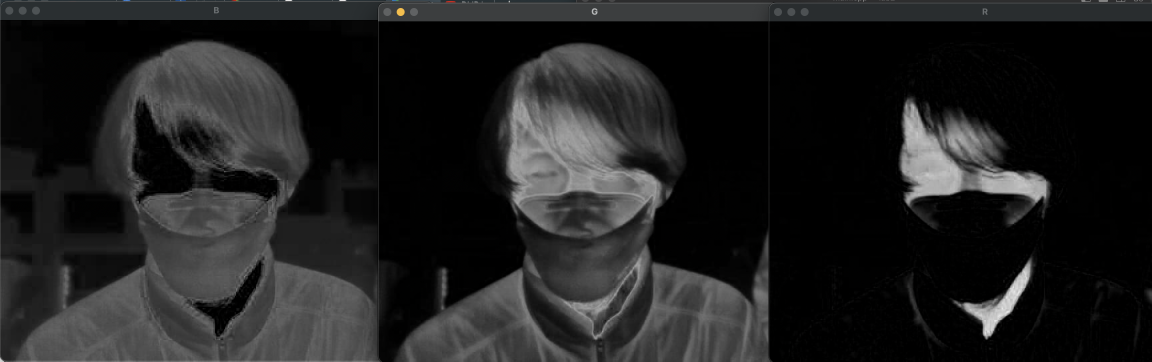
//> input picture lab2/image/BGR_Scale_Split.png, 3456 x 1084 px, given in place of IR_DEMO_cut.avi, which was not available (shown at 1/3 size)
$ ./DLIP_LAB2_21900575_이찬근   (built with g++ and OpenCV 4)
//> lines starting //> are read from the running program, lines starting //| are printed output that depends on the picture; after the words box and inside, x2 and y2 are one past the last pixel; in counts of white or black regions, pixels touching at a corner belong together; pictures that were not available may be replaced by others from this repository, and a replacement may not be noted
#include <ctype.h>
#include <iostream>
#include <opencv2/opencv.hpp>

using namespace cv;
using namespace std;

//imageprocessing
void preProcessing(Mat &input, Mat &output1, Mat &output2);

//find out the max area and index
void extractObject( vector<vector<Point> > &contours, double &max_area,int &max_index);

//color sort
void getValue(Mat &input, vector<float> &color_value);

//calculate color
float calColor(vector<float> &color_value);

//show result
void drawOutput(Mat &input, vector<vector<Point> > &contours, int &max_index, vector<float> &color_value, float &color_avg);

int main(){
   VideoCapture cap("IR_DEMO_cut.avi");

   if(!cap.isOpened()){
    printf("Can't open the video");
    return -1;
   }
   Mat img;
   Mat img_hsv;
   Mat img_hsv_processed;
   vector<float> color_value;

   while(1){
    	cap >> img;
//> img is the input picture: 1084 rows x 3456 cols, CV_8UC3; mean B, G, R 31.7, 31.7, 31.5
		if (img.empty()){
			printf("Fin");
			return 0;
		}

        preProcessing(img, img_hsv,img_hsv_processed);

        //see processed image
        imshow("camera img1", img_hsv_processed);

        //find contour
        vector<vector<Point> > contours;
        findContours(img_hsv_processed, contours, CV_RETR_EXTERNAL, CV_CHAIN_APPROX_SIMPLE);
        Mat output = Mat::zeros(img.size(), CV_8UC3);

        int max_index=0;
        double area =0;
        //the widest contour
        extractObject(contours,area,max_index);

        //minimum condition
        if(area>5000){
            Rect rect = boundingRect(contours[max_index]);
            Mat roi = img_hsv(rect);

            getValue(roi, color_value);

            float color_avg;
            color_avg = calColor(color_value);

            //printing output
            drawOutput(img,contours,max_index,color_value,color_avg);
        }
        imshow("camera img2", img);
		if (waitKey(25) == 27){
			break;
        }
    }
   return 0;
}

//imageprocessing
void preProcessing(Mat &input, Mat &output1, Mat &output2) {
    Mat img_hsv, hue, saturation, value;
    vector<Mat> channels;

    cvtColor(input, output1, CV_BGR2HSV);
//> output1: 1084 rows x 3456 cols, CV_8UC3; mean H, S, V 45, 54, 32.1
    //To use the channel of the most distinctive contour
    split(output1, channels);
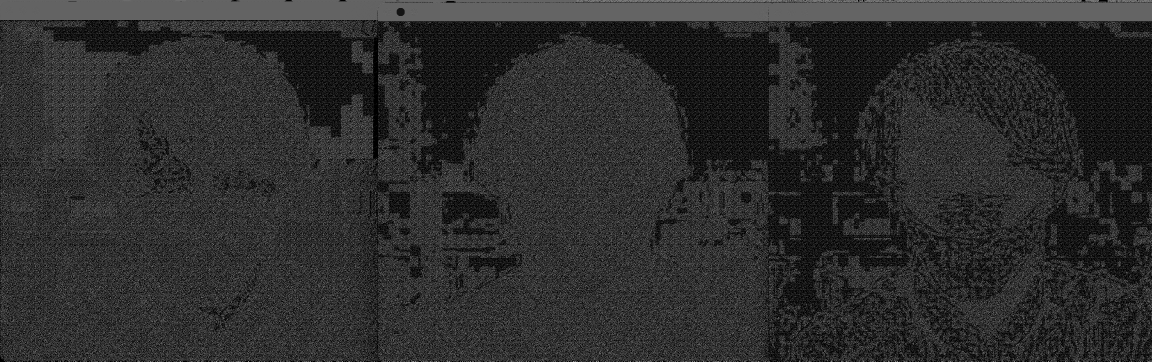
//> channels[0]: 1084 rows x 3456 cols, CV_8UC1 (shown at 1/3 size); min 0, max 179, mean 45
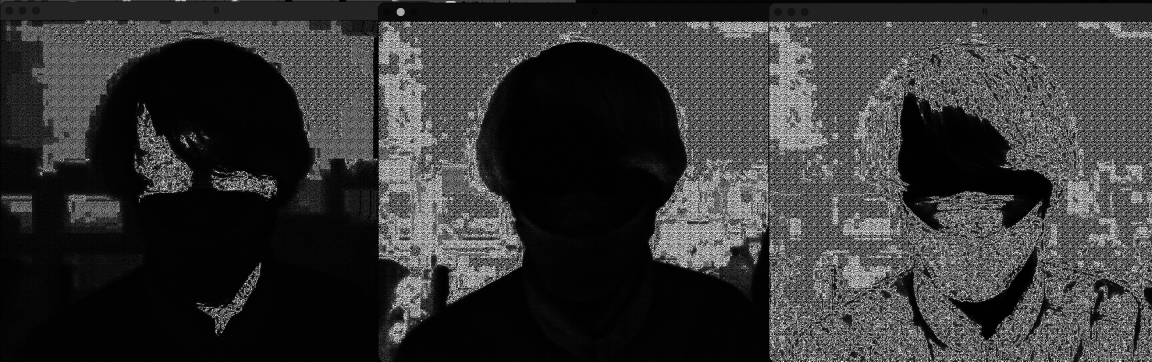
//> channels[1]: 1084 rows x 3456 cols, CV_8UC1 (shown at 1/3 size); min 0, max 255, mean 54
    hue = channels[0];
    saturation = channels[1];
    value = channels[2];

    //hsv to binary image
    inRange(output1, Scalar(0, 0, 145), Scalar(80, 255, 255), output2);
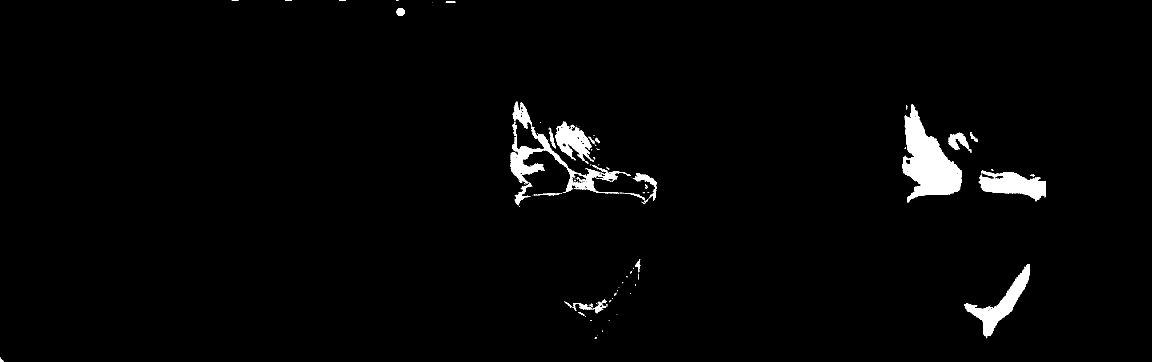
//> output2: 1084 rows x 3456 cols, CV_8UC1 (shown at 1/3 size); 1.4% white in thin lines or dots
    //dilate to make it clear
    Mat kernel = getStructuringElement(MORPH_RECT, Size(3, 3));
    dilate(output2, output2, kernel, Point(-1, -1), 4);
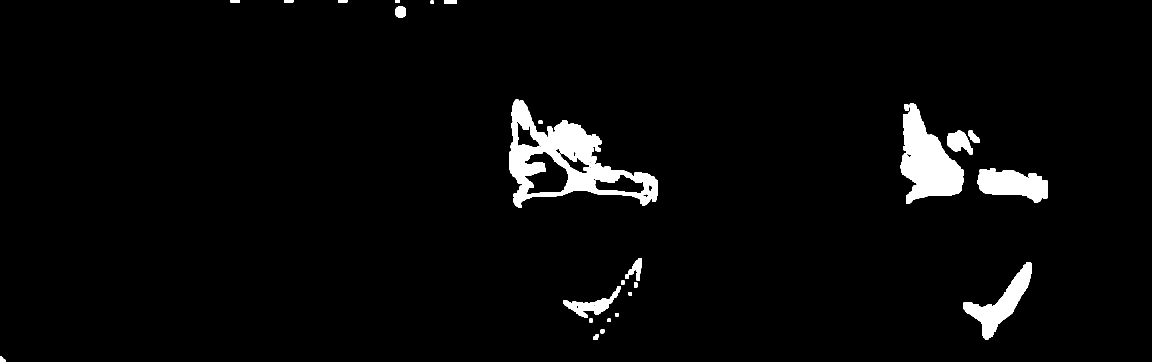
//> output2: 1084 rows x 3456 cols, CV_8UC1 (shown at 1/3 size); 3.3% white; 27 white regions
//> in main, `findContours(img_hsv_processed, contours, CV_RETR_EXTERNAL, CV_CHAIN_A..`: contours = 26 contours; largest, box (x1, y1, x2, y2) and area: (1527, 299, 1974, 624) 68745, (2702, 309, 2890, 612) 30676, (2890, 788, 3094, 1019) 14018, (2931, 504, 3142, 609) 13921, (1690, 859, 1862, 954) 4483
}

//find out the max area and index
void extractObject( vector<vector<Point> > &contours, double &max_area,int &max_index) {
    double max = 0;
    double area = 0;
    //the widest contour
    for (int i = 0; i < contours.size(); i++) {
        area = contourArea(contours[i]);
        if (area > max) {
            max = area; // Max area
            max_area=max;
            max_index = i; // Max area's index
        }
    }
//> this loop made 26 passes
//> (area, max, max_area) on passes 1, 2, 8, 11, 18, 19: (144, 144, 144), (186, 186, 186), (4483, 4483, 4483), (14018.5, 14018.5, 14018.5), (30675.5, 30675.5, 30675.5), (68745, 68745, 68745)
//> area on passes 3, 4, 5, 6, 7, 9: 107.5, 80.5, 99, 72, 81, 117
//> after the loop, max = 68745; max_area = 68745; max_index = 18
//> in main, `extractObject(contours,area,max_index);`: area = 68745; max_index = 18
//> in main, `Rect rect = boundingRect(contours[max_index]);`: rect = Rect(1527, 299, 447, 325)
//> in main, `Mat roi = img_hsv(rect);`:
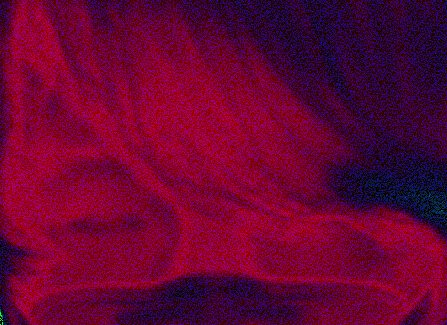
//> roi: 325 rows x 447 cols, CV_8UC3; mean B, G, R 50.5, 2.6, 103.1
}

//color sort
void getValue(Mat &input, vector<float> &color_value) {
    color_value.clear();
    for (int row = 0; row < input.rows; row++) {
        for (int col = 0; col < input.cols; col++) {
            Vec3b hsv = input.at<Vec3b>(row, col);
            float h = hsv.val[2];
            //convert colorvalue 0~255 to 25~40
            color_value.push_back(25 + h / 17);
        }
    }
//> after the loop, color_value = 145275 items
    sort(color_value.begin(), color_value.end());
    reverse(color_value.begin(), color_value.end());
}

//calculate color
float calColor(vector<float> &color_value) {
    float color_avg = 0;
    int k = color_value.size() * 0.03;
//> k = 4358
    for (int j = 0; j < k; j++) {
        color_avg += color_value[j];
    }
//> this loop made 4358 passes
//> color_avg on passes 1 to 3: 35.29, 70.59, 105.8
//> after the loop, color_avg = 149867
    color_avg = color_avg / k;
//> color_avg = 34.39
    return color_avg;
}

//show result
void drawOutput(Mat &input, vector<vector<Point> > &contours, int &max_index, vector<float> &color_value, float &color_avg) {
    ostringstream ss;
    ss << "Max : " << fixed << setprecision(1) << color_value[0] << "avg : " << fixed << setprecision(1) << color_avg << endl;

    drawContours(input, contours, max_index, Scalar(255, 255, 255), 2);
    Rect boxPoint = boundingRect(contours[max_index]);
//> boxPoint = Rect(1527, 299, 447, 325)

    Scalar c;
    if (color_avg >= 38) {
        c = Scalar(0, 0, 255);
        putText(input,"Warning",Point(10,50),2,1,c);
    }else{
        c=Scalar(255,255,255);
    }
    rectangle(input, boxPoint, c, 3);
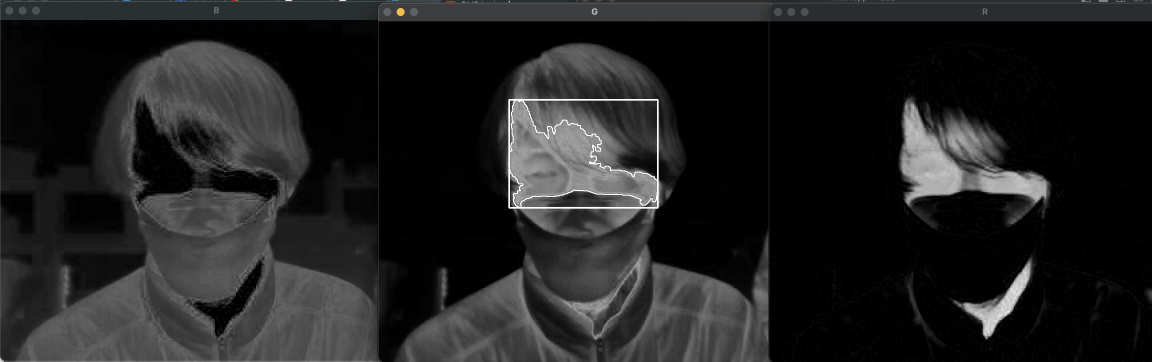
//> input: 1084 rows x 3456 cols, CV_8UC3 (shown at 1/3 size); mean B, G, R 32.3, 32.3, 32.1
    putText(input,ss.str().substr(0,ss.str().length()-1),Point(10,20),1,1,c);
//> input: 1084 rows x 3456 cols, CV_8UC3; 287 pixels changed, all inside (x1, y1, x2, y2) = (12, 10, 180, 23)
//> the Esc key is pressed
}

$ run again, on lab2/image/HSVscale_img.png
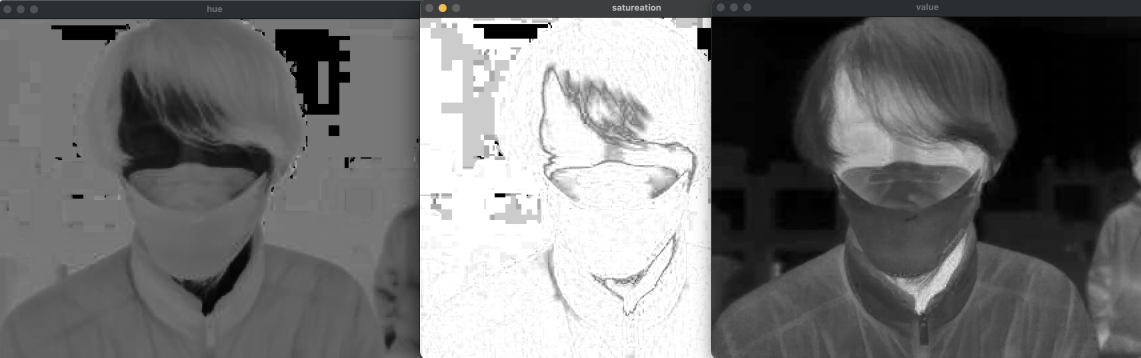
//> input picture lab2/image/HSVscale_img.png, 3422 x 1072 px, given in place of IR_DEMO_cut.avi, which was not available (shown at 1/3 size)
//> img is the input picture: 1072 rows x 3422 cols, CV_8UC3; mean B, G, R 114.2, 114.1, 114
//> output1: 1072 rows x 3422 cols, CV_8UC3; mean H, S, V 47.8, 10.1, 114.5
//> in preProcessing, `dilate(output2, output2, kernel, Point(-1, -1), 4);`:
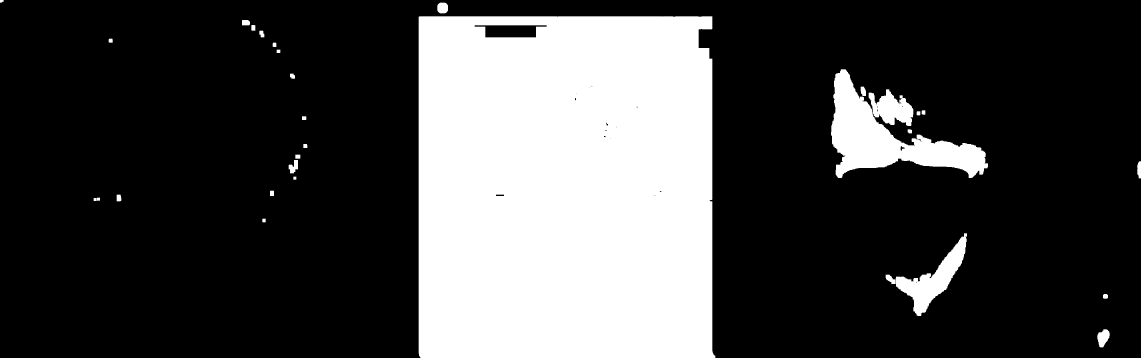
//> output2: 1072 rows x 3422 cols, CV_8UC1 (shown at 1/3 size); 26.8% white; 29 white regions
//> contours = 29 contours; largest, box (x1, y1, x2, y2) and area: (1256, 49, 2146, 1072) 896736, (2493, 208, 2964, 534) 64212, (2657, 700, 2901, 948) 16502, (3292, 988, 3329, 1042) 1306, (1312, 8, 1344, 40) 857
//> the loop in extractObject, `for (int i = 0; i < contours.size(); i++)` made 29 passes
//> (area, max, max_area) on passes 1, 3, 20, 27: (1306, 1306, 1306), (16501.5, 16501.5, 16501.5), (64212.5, 64212.5, 64212.5), (896735.5, 896735.5, 896735.5)
//> after the loop in extractObject, `for (int i = 0; i < contours.size(); i++)`: max = 896735.5; max_index = 26
//> `extractObject(contours,area,max_index);`: area = 896735.5; max_index = 26
//> rect = Rect(1256, 49, 890, 1023)
//> after the loop in getValue, `for (int row = 0; row < input.rows; row++)`: color_value = 910470 items
//> k = 27314
//> the loop in calColor, `for (int j = 0; j < k; j++)` made 27314 passes
//> color_avg on passes 1 to 3: 40, 80, 120
//> after the loop in calColor, `for (int j = 0; j < k; j++)`: color_avg = 1092560
//> in calColor, `color_avg = color_avg / k;`: color_avg = 40
//> boxPoint = Rect(1256, 49, 890, 1023)
//> in drawOutput, `rectangle(input, boxPoint, c, 3);`:
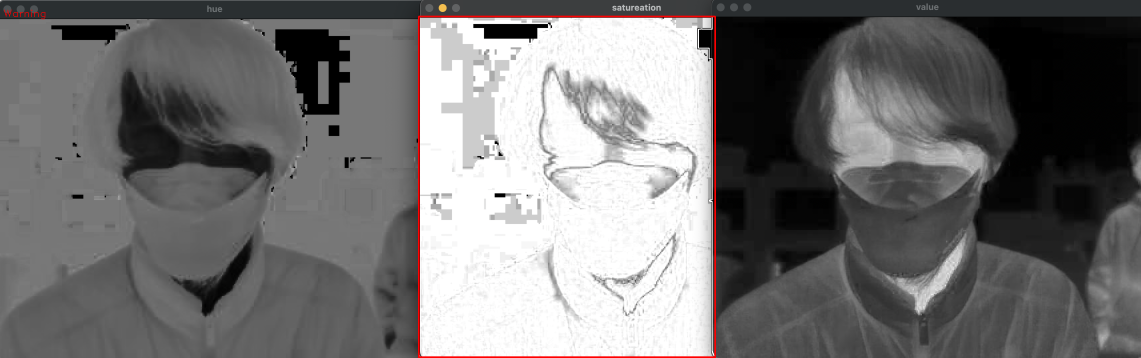
//> input: 1072 rows x 3422 cols, CV_8UC3 (shown at 1/3 size); mean B, G, R 114, 113.9, 115

$ run again, on lab2/image/Inrange.png
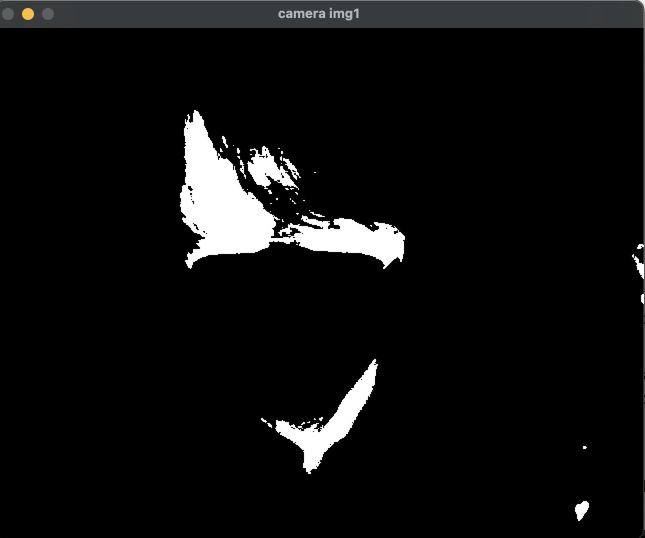
//> input picture lab2/image/Inrange.png, 1290 x 1076 px, given in place of IR_DEMO_cut.avi, which was not available (shown at 1/2 size)
//> img is the input picture: 1076 rows x 1290 cols, CV_8UC3; mean B, G, R 15.4, 15.3, 15.2
//> output1: 1076 rows x 1290 cols, CV_8UC3; mean H, S, V 25.8, 78.6, 15.6
//> in preProcessing, `dilate(output2, output2, kernel, Point(-1, -1), 4);`:
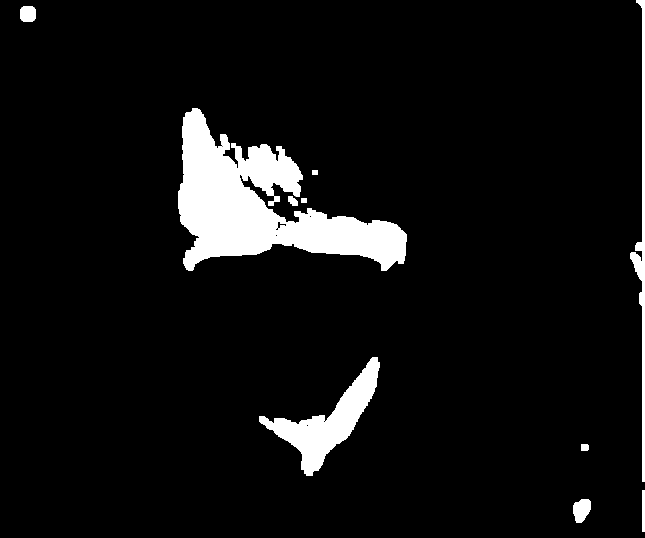
//> output2: 1076 rows x 1290 cols, CV_8UC1 (shown at 1/2 size); 6.6% white; 11 white regions
//> contours = 11 contours; largest, box (x1, y1, x2, y2) and area: (356, 216, 814, 542) 64018, (518, 714, 760, 952) 16301, (1260, 0, 1290, 964) 5186, (1146, 998, 1182, 1046) 1229, (40, 12, 72, 44) 857
//> the loop in extractObject, `for (int i = 0; i < contours.size(); i++)` made 11 passes
//> (area, max, max_area) on passes 1, 4, 9: (1229, 1229, 1229), (16301, 16301, 16301), (64017.5, 64017.5, 64017.5)
//> after the loop in extractObject, `for (int i = 0; i < contours.size(); i++)`: max = 64017.5; max_index = 8
//> `extractObject(contours,area,max_index);`: area = 64017.5; max_index = 8
//> rect = Rect(356, 216, 458, 326)
//> after the loop in getValue, `for (int row = 0; row < input.rows; row++)`: color_value = 149308 items
//> k = 4479
//> the loop in calColor, `for (int j = 0; j < k; j++)` made 4479 passes
//> color_avg on passes 1 to 3: 40, 80, 120
//> after the loop in calColor, `for (int j = 0; j < k; j++)`: color_avg = 179160
//> in calColor, `color_avg = color_avg / k;`: color_avg = 40
//> boxPoint = Rect(356, 216, 458, 326)
//> in drawOutput, `rectangle(input, boxPoint, c, 3);`:
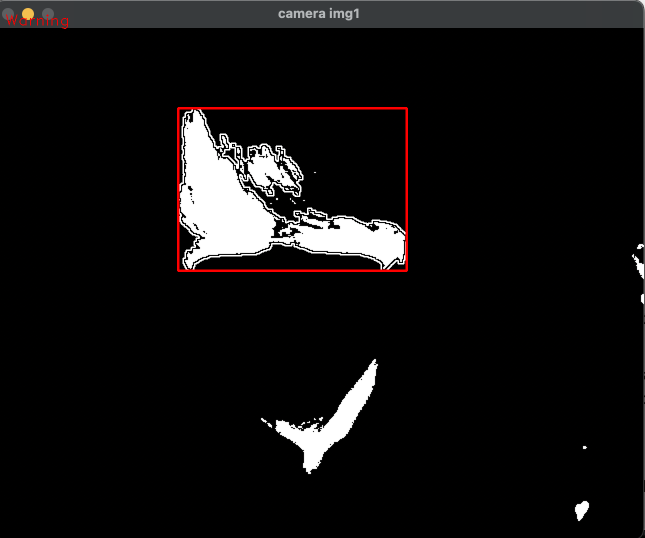
//> input: 1076 rows x 1290 cols, CV_8UC3 (shown at 1/2 size); mean B, G, R 16.7, 16.6, 18
